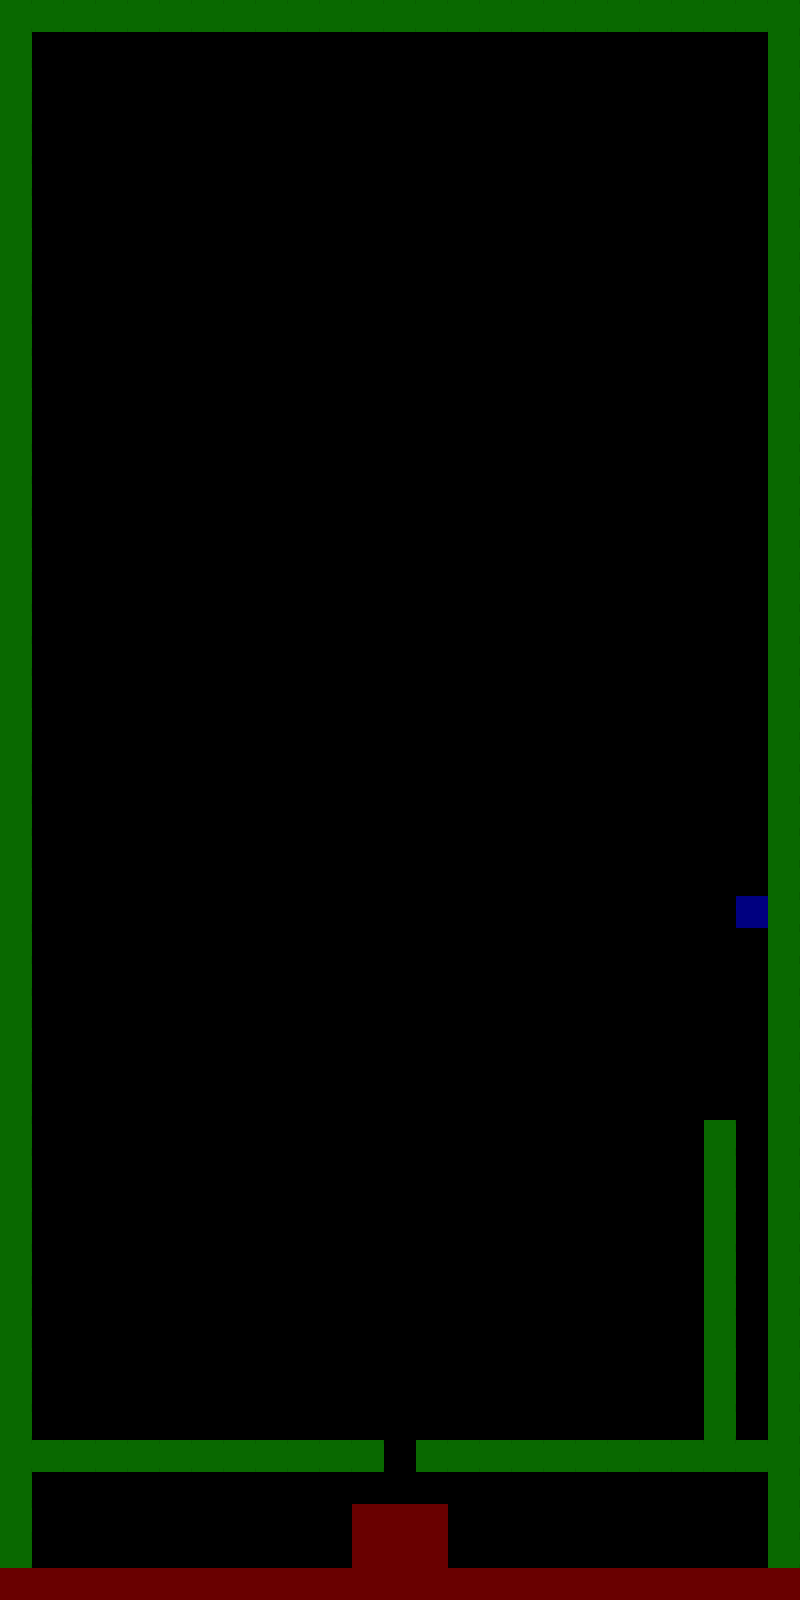

This is a level from a 2D game, rendered from its Tiled map with the project's own tilesets. A one-line summary and the map file follow, with tile-layer data summarised:
An orthogonal 25x50 tile map with 32x32 px tiles, 4 tile layers (Copiar desde Copiar desde Map, plataformas, Detallitos, colisiones) and 4 objects.

<map version="1.10" tiledversion="1.10.1" orientation="orthogonal" renderorder="right-down" width="25" height="50" tilewidth="32" tileheight="32" infinite="0" nextlayerid="14" nextobjectid="59">
 <tileset firstgid="1" name="MapMetadata" tilewidth="32" tileheight="32" spacing="1" margin="1" tilecount="5" columns="5">
  <image source="MapMetadata.png" width="166" height="34" />
 </tileset>
 <layer id="13" name="Copiar desde Copiar desde Map" width="25" height="50">
  <properties>
   <property name="Draw" type="bool" value="true" />
  </properties>
  <data>[1250 cells, 0 non-empty, 0 distinct tile ids]</data>
 </layer>
 <layer id="1" name="plataformas" width="25" height="50">
  <properties>
   <property name="Draw" type="bool" value="true" />
  </properties>
  <data>[1250 cells, 0 non-empty, 0 distinct tile ids]</data>
 </layer>
 <layer id="12" name="Detallitos" width="25" height="50">
  <properties>
   <property name="Draw" type="bool" value="true" />
  </properties>
  <data>[1250 cells, 0 non-empty, 0 distinct tile ids]</data>
 </layer>
 <layer id="2" name="colisiones" width="25" height="50">
  <properties>
   <property name="Draw" type="bool" value="false" />
  </properties>
  <data>[1250 cells, 185 non-empty, 3 distinct tile ids]</data>
 </layer>
 <objectgroup id="9" name="Colissions" visible="0">
  <object id="12" x="-0.666667" y="704" width="544.667" height="31.3333" />
  <object id="13" x="-1.33333" y="705.333" width="672" height="32" />
  <object id="14" x="320" y="671.818" width="95.4545" height="33.2727" />
  <object id="15" x="672.25" y="639.75" width="31" height="96" />
 </objectgroup>
</map>
